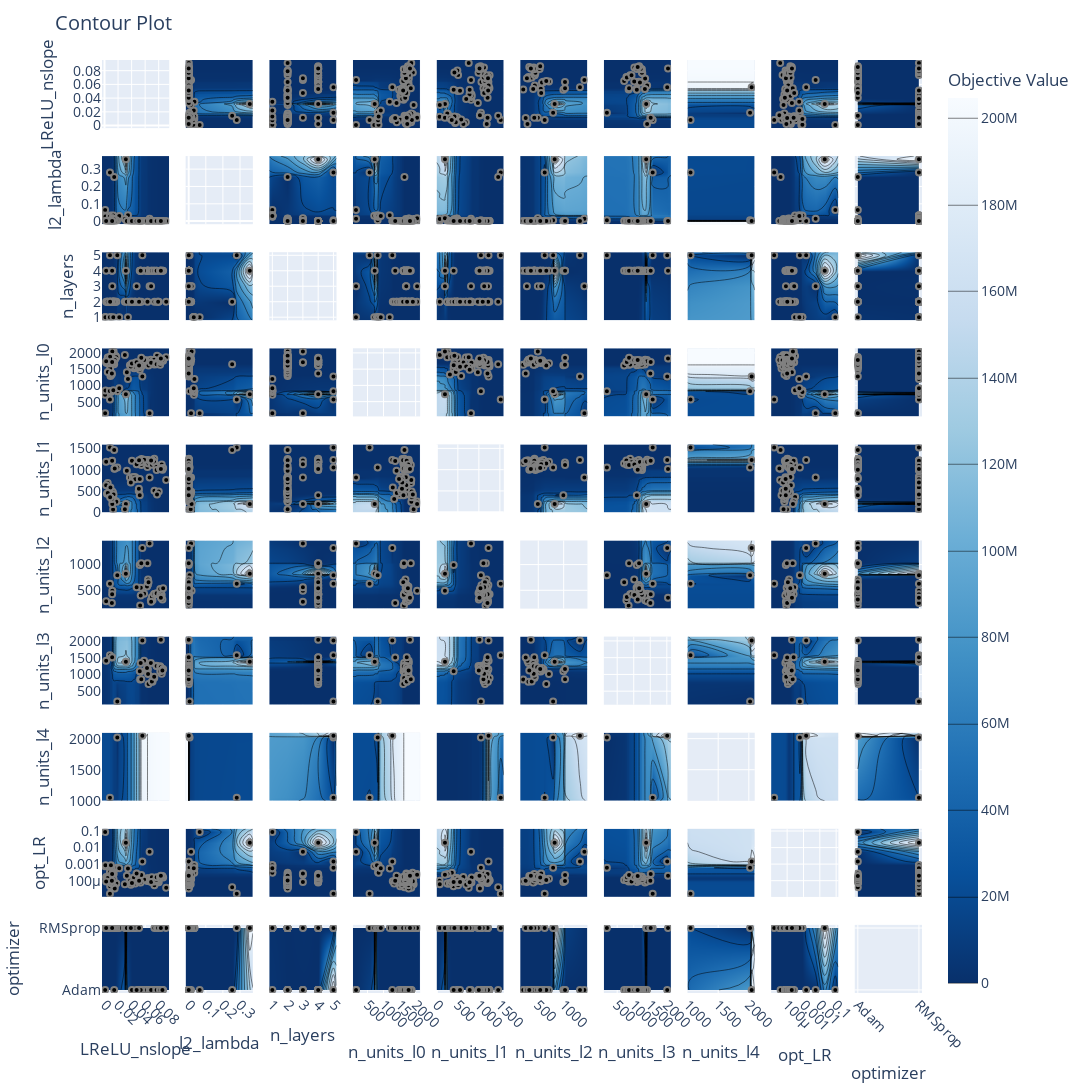

The cell this chart's notebook holds for it:
### Code cell
# Improve layout: increase size, spacing, font
fig5.update_layout(
    width=1200,
    height=1200,
    font=dict(size=14),
    margin=dict(l=60, r=60, t=60, b=60),
)

# Optional: Rotate axis labels if overlapping
fig5.update_xaxes(tickangle=45)

# Rotate x-axis and y-axis labels for clarity
#for axis in fig5.layout:
#    if isinstance(fig5.layout[axis], dict) and "tickangle" in fig5.layout[axis]:
#        fig5.layout[axis]["tickangle"] = 45

fig5.update_xaxes(tickangle=45)
fig5.update_yaxes(tickangle=0)

# Show the cleaned-up plot
fig5.show()
